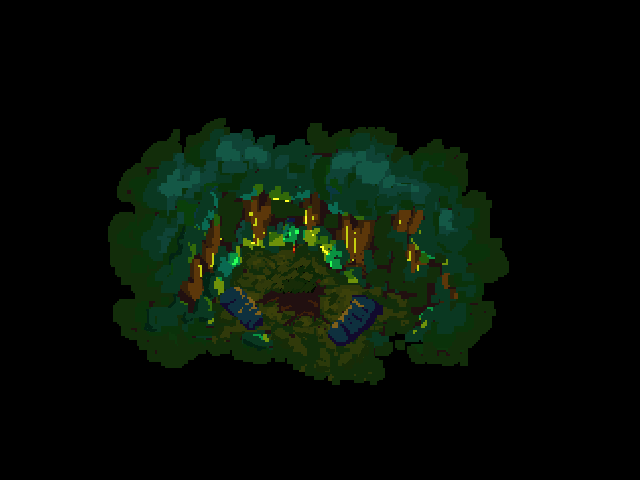

This is a level from a 2D game, rendered from its Tiled map with the project's own tilesets. A one-line summary and the complete map file follow:
An orthogonal 20x15 tile map with 32x32 px tiles, 3 tile layers (ground, walls, death), 1 image layer and 3 objects (torch, scene, connection).

<map version="1.0" tiledversion="1.1.5" orientation="orthogonal" renderorder="right-down" width="20" height="15" tilewidth="32" tileheight="32" infinite="0" nextobjectid="65">
 <properties>
  <property name="music" value="arrow" />
  <property name="number" value="52" />
 </properties>
 <tileset firstgid="1" source="tower-tileset.tsx" />
 <layer name="ground" width="20" height="15">
  <data encoding="csv">
0,0,0,0,0,0,0,0,0,0,0,0,0,0,0,0,0,0,0,0,
0,0,0,0,0,0,0,0,0,0,0,0,0,0,0,0,0,0,0,0,
0,0,0,0,0,0,0,0,0,0,0,0,0,0,0,0,0,0,0,0,
0,0,0,0,0,0,0,0,0,0,0,0,0,0,0,0,0,0,0,0,
0,0,0,0,0,0,0,0,0,0,0,0,0,0,0,0,0,0,0,0,
0,0,0,0,0,0,0,0,0,0,0,0,0,0,0,0,0,0,0,0,
0,0,0,0,0,0,0,0,0,0,0,0,0,0,0,0,0,0,0,0,
0,0,0,0,0,0,0,0,0,0,0,0,0,0,0,0,0,0,0,0,
0,0,0,0,0,0,0,0,0,0,0,0,0,0,0,0,0,0,0,0,
0,0,0,0,0,0,0,0,0,0,0,0,0,0,0,0,0,0,0,0,
0,0,0,0,0,0,0,0,0,0,0,0,0,0,0,0,0,0,0,0,
0,0,0,0,0,0,0,0,0,0,0,0,0,0,0,0,0,0,0,0,
0,0,0,0,0,0,0,0,0,0,0,0,0,0,0,0,0,0,0,0,
0,0,0,0,0,0,0,0,0,0,0,0,0,0,0,0,0,0,0,0,
0,0,0,0,0,0,0,0,0,0,0,0,0,0,0,0,0,0,0,0
</data>
 </layer>
 <layer name="walls" width="20" height="15">
  <data encoding="csv">
0,0,0,0,0,0,0,0,0,0,0,0,0,0,0,0,0,0,0,0,
0,0,0,0,0,0,0,0,0,0,0,0,0,0,0,0,0,0,0,0,
0,0,0,0,0,0,0,0,0,0,0,0,0,0,0,0,0,0,0,0,
0,0,0,0,0,0,0,0,0,0,0,0,0,0,0,0,0,0,0,0,
0,0,0,0,0,0,0,0,0,0,0,0,0,0,0,0,0,0,0,0,
0,0,0,0,0,0,0,0,0,0,0,0,0,0,0,0,0,0,0,0,
0,0,0,0,0,0,0,0,0,0,0,0,0,0,0,0,0,0,0,0,
0,0,0,0,0,0,34,34,34,34,34,34,0,0,0,0,0,0,0,0,
0,0,0,0,0,0,34,0,0,0,0,34,34,0,0,0,0,0,0,0,
0,0,0,0,0,0,34,0,0,34,34,0,34,0,0,0,0,0,0,0,
0,0,0,0,0,0,34,34,0,0,0,0,34,0,0,0,0,0,0,0,
0,0,0,0,0,0,0,34,34,0,34,34,34,0,0,0,0,0,0,0,
0,0,0,0,0,0,0,0,34,0,34,0,0,0,0,0,0,0,0,0,
0,0,0,0,0,0,0,0,34,0,34,0,0,0,0,0,0,0,0,0,
0,0,0,0,0,0,0,0,34,34,34,0,0,0,0,0,0,0,0,0
</data>
 </layer>
 <layer name="death" width="20" height="15">
  <data encoding="csv">
0,0,0,0,0,0,0,0,0,0,0,0,0,0,0,0,0,0,0,0,
0,0,0,0,0,0,0,0,0,0,0,0,0,0,0,0,0,0,0,0,
0,0,0,0,0,0,0,0,0,0,0,0,0,0,0,0,0,0,0,0,
0,0,0,0,0,0,0,0,0,0,0,0,0,0,0,0,0,0,0,0,
0,0,0,0,0,0,0,0,0,0,0,0,0,0,0,0,0,0,0,0,
0,0,0,0,0,0,0,0,0,0,0,0,0,0,0,0,0,0,0,0,
0,0,0,0,0,0,0,0,0,0,0,0,0,0,0,0,0,0,0,0,
0,0,0,0,0,0,0,0,0,0,0,0,0,0,0,0,0,0,0,0,
0,0,0,0,0,0,0,0,0,0,0,0,0,0,0,0,0,0,0,0,
0,0,0,0,0,0,0,0,0,0,0,0,0,0,0,0,0,0,0,0,
0,0,0,0,0,0,0,0,0,0,0,0,0,0,0,0,0,0,0,0,
0,0,0,0,0,0,0,0,0,0,0,0,0,0,0,0,0,0,0,0,
0,0,0,0,0,0,0,0,0,0,0,0,0,0,0,0,0,0,0,0,
0,0,0,0,0,0,0,0,0,0,0,0,0,0,0,0,0,0,0,0,
0,0,0,0,0,0,0,0,0,0,0,0,0,0,0,0,0,0,0,0
</data>
 </layer>
 <imagelayer name="background">
  <image source="../campsite-concept-colored.png" width="600" height="480" />
 </imagelayer>
 <objectgroup name="objects">
  <object id="59" type="torch" x="288" y="288" width="32" height="32">
   <properties>
    <property name="isFire" value="true" />
   </properties>
  </object>
  <object id="61" name="16" type="scene" x="280" y="281" width="47" height="45">
   <properties>
    <property name="playOnce" value="false" />
   </properties>
  </object>
  <object id="63" name="116" type="connection" x="288" y="416" width="32" height="32">
   <properties>
    <property name="dir" value="up" />
    <property name="to" value="115" />
   </properties>
  </object>
 </objectgroup>
</map>
